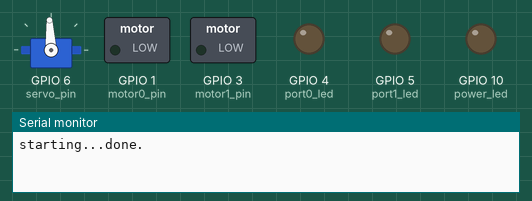
This sketch was run on a simulated Seeed XIAO ESP32-S3. Parts: servo, switched loads named in the sketch (green lamp = pin HIGH), output pins drawn as LEDs (lit = HIGH), the last lines printed to the serial monitor. Wiring (inferred from the names in the program): servo: signal GPIO 6. Nothing arrives over Bluetooth unless stated; servo pulses on a pin are drawn as a servo (544–2400 µs = 0–180°); a phone connects over Bluetooth LE 3 s after start; pins used as bus, display or sensor lines are not drawn.

Above: at 0.1 s.
At 39.35 s:
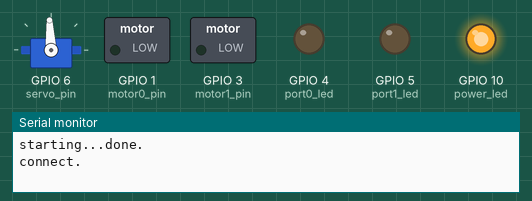
Timing chart, 0 to 40.0 s (numbered marks = the images above):
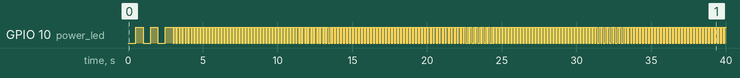

Measured:
- by itself, GPIO 10 (power_led): LOW → HIGH at 0.51 s, → LOW 0.50 s later, → HIGH 0.50 s later, → LOW 0.50 s later, … (375 changes in this stretch)

The sketch:

ESP_Racer_2025.ino
```cpp
// update: 2025/04/30  v3 コア完全対応 + タイマー再設計 + 広告名明示

#include <BLEDevice.h>
#include <BLEUtils.h>
#include <BLEServer.h>
#include <BLE2902.h>

/*========== BLE UUID ==========*/
#define SERVICE_UUID        "389CAAF0-843F-4D3B-959D-C954CCE14655"
#define GET_BATTERY_VOLTAGE "389CAAF1-843F-4D3B-959D-C954CCE14655"
#define SET_MOTOR_PWM       "389CAAF2-843F-4D3B-959D-C954CCE14655"
#define SET_PORT_OUT        "389CAAF3-843F-4D3B-959D-C954CCE14655"
#define SET_SERVO_POSITION  "389CAAF4-843F-4D3B-959D-C954CCE14655"
#define BURST_COMMAND       "389CAAF5-843F-4D3B-959D-C954CCE14655"
#define GET_FUNCTIONS       "389CAAFF-843F-4D3B-959D-C954CCE14655"

/*========== I/O (Seeed Xiao ESP32-S3) ==========*/
#define power_led  10
#define servo_pin  6
#define motor0_pin 1
#define motor1_pin 3
#define port0_led  4
#define port1_led  5

/*========== globals ==========*/
BLECharacteristic *pCharacteristic1;
BLECharacteristic *pCharacteristic2;
BLECharacteristic *pCharacteristic3;
BLECharacteristic *pCharacteristic4;
BLECharacteristic *pCharacteristic5;
BLECharacteristic *pCharacteristic6;
BLEAdvertising   *pAdvertising;

unsigned char motor_power = 127;
unsigned char servo_power = 127;

volatile uint32_t interruptCounter = 0;     // 割り込みカウンタ
hw_timer_t *timer = nullptr;
portMUX_TYPE timerMux = portMUX_INITIALIZER_UNLOCKED;
static int light = LOW;                     // LED トグル用

/*========== timer ISR ==========*/
void IRAM_ATTR onTimer() {
  portENTER_CRITICAL_ISR(&timerMux);
  ++interruptCounter;
  portEXIT_CRITICAL_ISR(&timerMux);
}

/*========== BLE Callbacks ==========*/
class MyCallbacks : public BLECharacteristicCallbacks {
  void onWrite(BLECharacteristic *pCharacteristic) override {
    String value = pCharacteristic->getValue();
    if (value.length() < 4) return;         // データ不足時は無視

    motor_power = value[1];                 // DC モータ
    if (value[2] == 3) {                    // ポート LED
      digitalWrite(port0_led, HIGH);
      digitalWrite(port1_led, HIGH);
    } else {
      digitalWrite(port0_led, LOW);
      digitalWrite(port1_led, LOW);
    }
    servo_power = value[3];                 // サーボ
  }
};

class ServerCallbacks : public BLEServerCallbacks {
  void onConnect(BLEServer*) override {
    Serial.println("connect.");
    motor_power = servo_power = 127;
    timerAlarm(timer, 100'000, true, 0);    // LED：0.1 s 周期
  }
  void onDisconnect(BLEServer*) override {
    Serial.println("disconnect.");
    motor_power = servo_power = 127;
    timerAlarm(timer, 500'000, true, 0);    // LED：0.5 s 周期
  }
};

/*========== SETUP ==========*/
void setup() {
  Serial.begin(115200);
  Serial.print("starting...");

  pinMode(servo_pin,  OUTPUT);
  pinMode(motor0_pin, OUTPUT);
  pinMode(motor1_pin, OUTPUT);
  pinMode(power_led,  OUTPUT);
  pinMode(port0_led,  OUTPUT);
  pinMode(port1_led,  OUTPUT);

  /*----- ハードウェアタイマー -----*/
  timer = timerBegin(1'000'000);               // 1 MHz (1 µs 分解能)
  timerAttachInterrupt(timer, &onTimer);
  timerAlarm(timer, 500'000, true, 0);          // 初期：0.5 s 周期

  /*----- BLE 初期化 -----*/
  BLEDevice::init("ESP Racer");
  BLEServer  *pServer  = BLEDevice::createServer();
  BLEService *pService = pServer->createService(SERVICE_UUID);

  pCharacteristic1 = pService->createCharacteristic(GET_BATTERY_VOLTAGE, BLECharacteristic::PROPERTY_READ);
  pCharacteristic2 = pService->createCharacteristic(SET_MOTOR_PWM,       BLECharacteristic::PROPERTY_WRITE_NR);
  pCharacteristic3 = pService->createCharacteristic(SET_PORT_OUT,        BLECharacteristic::PROPERTY_WRITE_NR);
  pCharacteristic4 = pService->createCharacteristic(SET_SERVO_POSITION,  BLECharacteristic::PROPERTY_WRITE_NR);
  pCharacteristic5 = pService->createCharacteristic(BURST_COMMAND,       BLECharacteristic::PROPERTY_WRITE_NR);
  pCharacteristic6 = pService->createCharacteristic(GET_FUNCTIONS,       BLECharacteristic::PROPERTY_READ);

  pCharacteristic5->setCallbacks(new MyCallbacks());
  pServer->setCallbacks(new ServerCallbacks());

  pService->start();

  /*----- 広告データに名前を明示 -----*/
  pAdvertising = pServer->getAdvertising();
  pAdvertising->addServiceUUID(SERVICE_UUID);
  pAdvertising->setScanResponse(true);          // 名前はスキャン応答へ
  BLEAdvertisementData scanData;
  scanData.setName("ESP Racer");                // ブラウザ等に表示される名前
  pAdvertising->setScanResponseData(scanData);
  pAdvertising->start();

  Serial.println("done.");
}

/*========== LOOP ==========*/
void loop() {
  constexpr unsigned int control_phase = 16'000;                 // 16 ms
  unsigned int servo_on = 1'500 + (servo_power - 127) * 4;       // 1012–1992 µs
  unsigned int motor_on = control_phase * abs(motor_power - 127) / 200;

  /*----- 電源 LED 点滅 -----*/
  if (interruptCounter > 0) {
    portENTER_CRITICAL(&timerMux);
    --interruptCounter;
    portEXIT_CRITICAL(&timerMux);

    light ^= 1;
    digitalWrite(power_led, light);
  }

  /*----- DC モータ & サーボ制御 -----*/
  if (motor_on > servo_on) {                 // モータ優先
    if (motor_power > 127) {                 // 正転
      digitalWrite(motor0_pin, HIGH);
      digitalWrite(motor1_pin, LOW);
      motor_on += control_phase / 4;
    } else if (motor_power < 127) {          // 逆転
      digitalWrite(motor0_pin, LOW);
      digitalWrite(motor1_pin, HIGH);
      motor_on += control_phase / 4;
    } else {                                 // 停止
      digitalWrite(motor0_pin, HIGH);
      digitalWrite(motor1_pin, HIGH);
    }
    digitalWrite(servo_pin, HIGH);
    delayMicroseconds(servo_on);
    digitalWrite(servo_pin, LOW);
    delayMicroseconds(motor_on - servo_on);
    digitalWrite(motor0_pin, LOW);
    digitalWrite(motor1_pin, LOW);
    delayMicroseconds(control_phase - motor_on);

  } else {                                   // サーボのみ
    digitalWrite(servo_pin, HIGH);
    delayMicroseconds(servo_on);
    digitalWrite(servo_pin, LOW);
    delayMicroseconds(control_phase - servo_on);
  }
}
```
